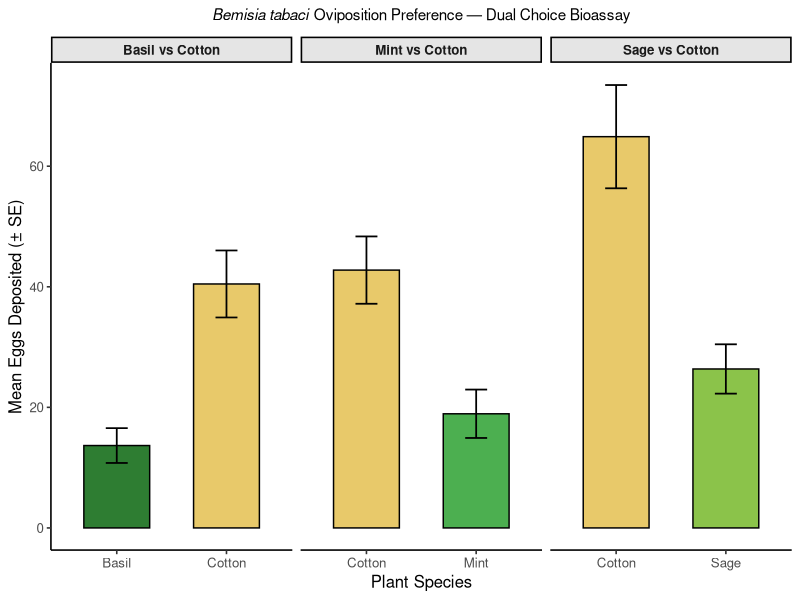
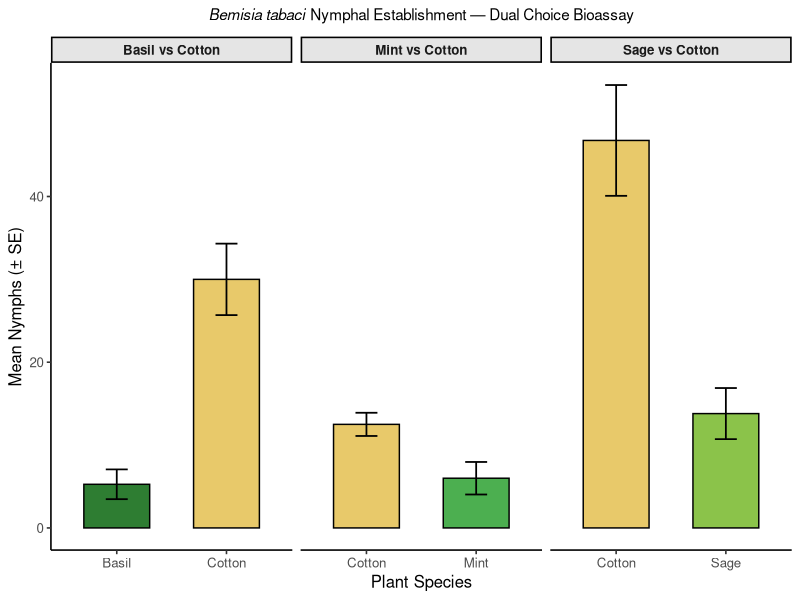
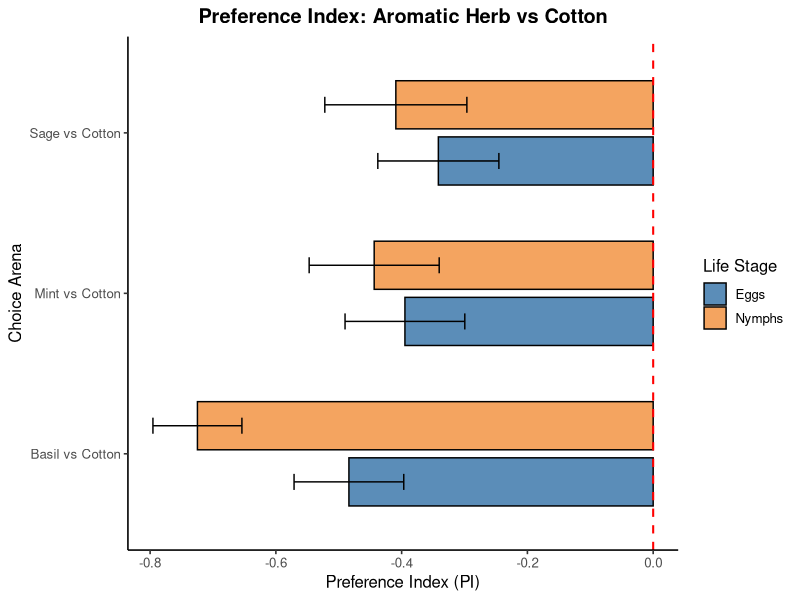

Write the R code that produced these figures, in order.
## ---- chunk 1
knitr::opts_chunk$set(echo = TRUE, warning = FALSE, message = FALSE,
                      fig.width = 8, fig.height = 5)

library(ggplot2)
library(tidyverse)
library(lme4)
library(emmeans)
library(dplyr)
library(multcompView)
library(multcomp)
## ---- chunk 2
raw <- read_csv("Project_data.csv")
head(raw)
## ---- chunk 3
names(raw)
find("select")

# Arena 1: Mint vs Cotton
arena1 <- raw %>%
  dplyr::select(Replication, Plant, Eggs, Nymph) %>%
  mutate(Arena = "Mint vs Cotton")

# Arena 2: Sage vs Cotton
arena2 <- raw %>%
  dplyr::select(Replication = Replication.1, Plant = Plant.1,
         Eggs = Eggs.1, Nymph = Nymph.1) %>%
  mutate(Arena = "Sage vs Cotton")

# Arena 3: Basil vs Cotton
arena3 <- raw %>%
 dplyr::select(Replication = Replication.2, Plant = Plant.2,
         Eggs = Eggs.2, Nymph = Nymph.2) %>%
  mutate(Arena = "Basil vs Cotton")

# Combine all arenas
df <- rbind(arena1, arena2, arena3) %>%
  mutate(
    Plant       = as.factor(Plant),
    Arena       = as.factor(Arena),
    Replication = as.factor(Replication)
  )

head(df)
glimpse(df)
## ---- chunk 4
summary_stats <- df %>%
  group_by(Arena, Plant) %>%
  summarise(
    n          = n(),
    mean_eggs  = mean(Eggs,  na.rm = TRUE),
    sd_eggs    = sd(Eggs,    na.rm = TRUE),
    se_eggs    = sd_eggs / sqrt(n),
    mean_nymph = mean(Nymph, na.rm = TRUE),
    sd_nymph   = sd(Nymph,   na.rm = TRUE),
    se_nymph   = sd_nymph / sqrt(n),
    .groups    = "drop"
  )

knitr::kable(summary_stats, digits = 2,
             caption = "Summary statistics: Mean eggs and nymphs per plant type per arena")
## ---- chunk 5
pi_data <- df %>%
  group_by(Arena, Replication, Plant) %>%
  summarise(Eggs = sum(Eggs), Nymph = sum(Nymph), .groups = "drop") %>%
  pivot_wider(names_from = Plant, values_from = c(Eggs, Nymph)) %>%
  mutate(
    herb_eggs = case_when(
      Arena == "Mint vs Cotton" ~ Eggs_Mint,
      Arena == "Sage vs Cotton" ~ Eggs_Sage,
      Arena == "Basil vs Cotton" ~ Eggs_Basil
    ),
    herb_nymph = case_when(
      Arena == "Mint vs Cotton" ~ Nymph_Mint,
      Arena == "Sage vs Cotton" ~ Nymph_Sage,
      Arena == "Basil vs Cotton" ~ Nymph_Basil
    )
  )


# Compute PI per arena dynamically
pi_calc <- df %>%
  group_by(Arena, Replication) %>%
  summarise(
    herb_plant  = Plant[Plant != "Cotton"][1],
    herb_eggs   = Eggs[Plant != "Cotton"],
    cotton_eggs = Eggs[Plant == "Cotton"],
    herb_nymph  = Nymph[Plant != "Cotton"],
    cotton_nymph = Nymph[Plant == "Cotton"],
    .groups = "drop"
  ) %>%
  mutate(
    PI_eggs  = (herb_eggs  - cotton_eggs)  / (herb_eggs  + cotton_eggs  + 1e-6),
    PI_nymph = (herb_nymph - cotton_nymph) / (herb_nymph + cotton_nymph + 1e-6)
  )

pi_summary <- pi_calc %>%
  group_by(Arena, herb_plant) %>%
  summarise(
    mean_PI_eggs  = mean(PI_eggs,  na.rm = TRUE),
    se_PI_eggs    = sd(PI_eggs,    na.rm = TRUE) / sqrt(n()),
    mean_PI_nymph = mean(PI_nymph, na.rm = TRUE),
    se_PI_nymph   = sd(PI_nymph,   na.rm = TRUE) / sqrt(n()),
    .groups = "drop"
  )

knitr::kable(pi_summary, digits = 3,
             caption = "Preference Index (PI): negative = preference for Cotton")
## ---- chunk 6
egg_plot <- ggplot(summary_stats,
       aes(x = Plant, y = mean_eggs, fill = Plant)) +
  geom_col(color = "black", width = 0.6) +
  geom_errorbar(aes(ymin = mean_eggs - se_eggs,
                    ymax = mean_eggs + se_eggs),
                width = 0.2, linewidth = 0.6) +
  facet_wrap(~ Arena, scales = "free_x") +
  scale_fill_manual(values = c(
    "Mint"   = "#4CAF50",
    "Sage"   = "#8BC34A",
    "Basil"  = "#2E7D32",
    "Cotton" = "#E8C96A"
  )) +
  labs(
    title    = expression(paste(italic("Bemisia tabaci"), " Oviposition Preference — Dual Choice Bioassay")),
    x        = "Plant Species",
    y        = "Mean Eggs Deposited (± SE)",
    fill     = "Plant"
  ) +
  theme_classic(base_size = 12) +
  theme(
    plot.title       = element_text(hjust = 0.5, face = "bold", size = 11),
    strip.background = element_rect(fill = "grey90", color = "black"),
    strip.text       = element_text(face = "bold"),
    legend.position  = "none"
  )

egg_plot

## ---- chunk 7
nymph_plot <- ggplot(summary_stats,
       aes(x = Plant, y = mean_nymph, fill = Plant)) +
  geom_col(color = "black", width = 0.6) +
  geom_errorbar(aes(ymin = mean_nymph - se_nymph,
                    ymax = mean_nymph + se_nymph),
                width = 0.2, linewidth = 0.6) +
  facet_wrap(~ Arena, scales = "free_x") +
  scale_fill_manual(values = c(
    "Mint"   = "#4CAF50",
    "Sage"   = "#8BC34A",
    "Basil"  = "#2E7D32",
    "Cotton" = "#E8C96A"
  )) +
  labs(
    title = expression(paste(italic("Bemisia tabaci"), " Nymphal Establishment — Dual Choice Bioassay")),
    x     = "Plant Species",
    y     = "Mean Nymphs (± SE)",
    fill  = "Plant"
  ) +
  theme_classic(base_size = 12) +
  theme(
    plot.title       = element_text(hjust = 0.5, face = "bold", size = 11),
    strip.background = element_rect(fill = "grey90", color = "black"),
    strip.text       = element_text(face = "bold"),
    legend.position  = "none"
  )

nymph_plot

## ---- chunk 8
pi_long <- pi_summary %>%
  pivot_longer(
    cols = c(mean_PI_eggs, mean_PI_nymph),
    names_to = "Metric",
    values_to = "PI"
  ) %>%
  mutate(
    se = ifelse(
      Metric == "mean_PI_eggs",
      pi_summary$se_PI_eggs[match(Arena, pi_summary$Arena)],
      pi_summary$se_PI_nymph[match(Arena, pi_summary$Arena)]
    ),
    Metric = recode(Metric,
      mean_PI_eggs = "Eggs",
      mean_PI_nymph = "Nymphs"
    )
  )
pi_plot <- ggplot(pi_long, aes(x = Arena, y = PI, fill = Metric)) +
  geom_col(position = position_dodge(0.7), width = 0.6, color = "black") +
  geom_errorbar(aes(ymin = PI - se, ymax = PI + se),
                position = position_dodge(0.7), width = 0.2) +
  geom_hline(yintercept = 0, linetype = "dashed", color = "red", linewidth = 0.7) +
  scale_fill_manual(values = c("Eggs" = "#5B8DB8", "Nymphs" = "#F4A460")) +
  labs(
    title = "Preference Index: Aromatic Herb vs Cotton",
    x     = "Choice Arena",
    y     = "Preference Index (PI)",
    fill  = "Life Stage"
  ) +
  coord_flip() +   # ✅ THIS MAKES IT HORIZONTAL
  theme_classic(base_size = 12) +
  theme(
    plot.title      = element_text(hjust = 0.5, face = "bold"),
    axis.text.x     = element_text(angle = 0),  # no need to tilt anymore
    legend.position = "right"
  )

pi_plot

## ---- chunk 9
# ---- EGGS ----
 cat("=== ARENA 1: Mint vs Cotton (Eggs) ===\n")

mint_eggs <- df %>%
  filter(Arena == "Mint vs Cotton") %>%
  dplyr::select(Replication, Plant, Eggs) %>%
  pivot_wider(names_from = Plant, values_from = Eggs)

print(wilcox.test(mint_eggs$Mint, mint_eggs$Cotton, paired = TRUE))


cat("\n=== ARENA 2: Sage vs Cotton (Eggs) ===\n")

sage_eggs <- df %>%
  filter(Arena == "Sage vs Cotton") %>%
  dplyr::select(Replication, Plant, Eggs) %>%
  pivot_wider(names_from = Plant, values_from = Eggs)

print(wilcox.test(sage_eggs$Sage, sage_eggs$Cotton, paired = TRUE))


cat("\n=== ARENA 3: Basil vs Cotton (Eggs) ===\n")

basil_eggs <- df %>%
  filter(Arena == "Basil vs Cotton") %>%
  dplyr::select(Replication, Plant, Eggs) %>%
  pivot_wider(names_from = Plant, values_from = Eggs)

print(wilcox.test(basil_eggs$Basil, basil_eggs$Cotton, paired = TRUE))
## ---- chunk 10
# ---- NYMPHS ----
cat("\n=== ARENA 1: Mint vs Cotton (Nymph) ===\n")

mint_nymph <- df %>%
  filter(Arena == "Mint vs Cotton") %>%
  dplyr::select(Replication, Plant, Nymph) %>%
  pivot_wider(names_from = Plant, values_from = Nymph)

print(wilcox.test(mint_nymph$Mint, mint_nymph$Cotton, paired = TRUE))


cat("\n=== ARENA 2: Sage vs Cotton (Nymph) ===\n")

sage_nymph <- df %>%
  filter(Arena == "Sage vs Cotton") %>%
  dplyr::select(Replication, Plant, Nymph) %>%
  pivot_wider(names_from = Plant, values_from = Nymph)

print(wilcox.test(sage_nymph$Sage, sage_nymph$Cotton, paired = TRUE))


cat("\n=== ARENA 3: Basil vs Cotton (Nymph) ===\n")

basil_nymph <- df %>%
  filter(Arena == "Basil vs Cotton") %>%
 dplyr::select(Replication, Plant, Nymph) %>%
  pivot_wider(names_from = Plant, values_from = Nymph)

print(wilcox.test(basil_nymph$Basil, basil_nymph$Cotton, paired = TRUE))
